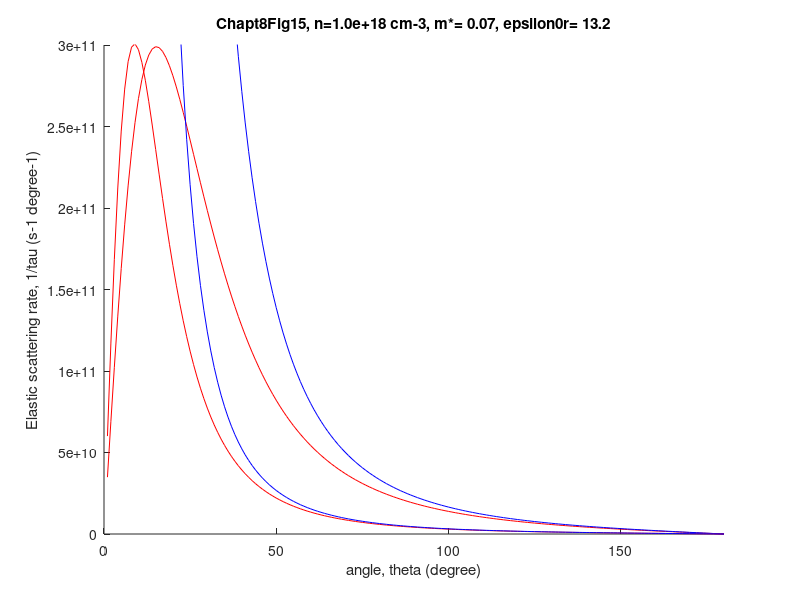

MATLAB code to generate this figure:
%Chapt8Fig15%Plot Thomas Fermi scattering rate as function of angleclear;clf;n=1e18;									%electron carrier density (cm-3)n=n*1e6;									%convert to (m-3)m0=9.109382e-31;						%bare electron mass (kg)eharge=1.6021764e-19;				%electron charge (C)epsilon0=8.8541878e-12;				%Permittivity of free space (F m-1)hbar=1.05457159e-34;					%Planck's constant (J s)hbar3=hbar^3;m=0.07*m0;								%effective electron massepsilonr0=13.2;						%relative low frequency dielectric constantepsilon=epsilon0*epsilonr0;kF=(3*(pi^2)*n)^(1/3)				%Fermi wave vector (m-1)E=-0.1*eharge;for j=1:1:2E=E+0.2*eharge							%Electron energy (eV)   k=sqrt(2*m*E)/hbar;					%Electron wave vector (m-1)k3=k^3;%RPA model constants   rs0=((3/(4*pi*n))^(1/3))*(m*(eharge^2)/(4*pi*epsilon0*(hbar^2)));   xi=((32*(pi^2)/9)^(1/3))/(pi^2);%Thomas-Fermi model constants  qTF=sqrt(kF*m*eharge^2/(epsilon*(pi^2)*(hbar^2)));%plot scattering rate as function of scattered angletheta=[pi/180:pi/180:pi];	q=2*k*sin(theta/2);				%scattered wave vector (m-1)   eta=sin(theta/2);					%eta calculated using theta in radians   deta=pi*cos(theta/2)./2/180;	%differential value of eta in degrees   eta3=eta.^3;      %Thomas-Fermi model   TFepsilon=epsilon*(1+qTF^2./q.^2);      NoScreenRate=2*pi*m/hbar3/k3*n*(eharge^2/4/pi)^2.*deta./epsilon.^2./eta3;   TFrate =2*pi*m/hbar3/k3*n*(eharge^2/4/pi)^2.*deta./TFepsilon.^2./eta3;     %plot(theta*180/pi, RPArate);  %hold on;  hold on;  figure(1);  plot(theta*180/pi, TFrate,'r');  axis([0 180 0 0.3e12]);  xlabel('angle, theta (degree)');  ylabel('scattering rate, 1/tau (s-1 degree-1)');  %plot(theta*180/pi, NoScreenRate);  hold on;  plot(theta*180/pi, NoScreenRate,'b');  xlabel('angle, theta (degree)');  ylabel('Elastic scattering rate, 1/tau (s-1 degree-1)'); end ttl=sprintf('Chapt8Fig15, n=%4.1e cm-3, m*=%5.2f, epsilon0r=%5.1f',(n/1e6),(m/m0),epsilonr0);title(ttl); hold off;